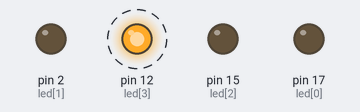
A sketch run on a simulated Arduino Uno, built with avr-gcc and run on an emulated ATmega328P. On the bench: output pins drawn as LEDs (lit = HIGH). Dashed ring = blinking.

Above: at 0.1 s.
Timing chart, 0 to 3.0 s (numbered marks = the images above):
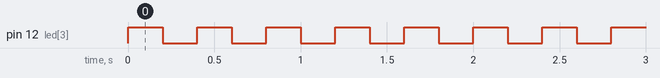

Measured:
- by itself, pin 12 (led[3]): alternates HIGH for 0.20 s and LOW for 0.20 s

The sketch:

espcode1.3somkiat.ino
```cpp
int led[4] = {17,2, 15, 12};

void setup() {
  pinMode(led[0], OUTPUT);
  pinMode(led[1], OUTPUT);
  pinMode(led[2], OUTPUT);
  pinMode(led[3], OUTPUT);

}

void loop() {
   digitalWrite(led[3], HIGH);
   delay(200);
   digitalWrite(led[3], LOW);
   delay(200);
}
```
